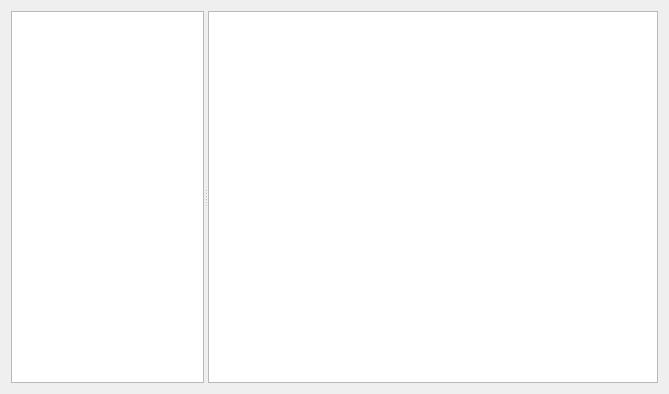
<?xml version="1.0" encoding="UTF-8"?>
<ui version="4.0">
 <class>RepoView</class>
 <widget class="QWidget" name="RepoView">
  <property name="geometry">
   <rect>
    <x>0</x>
    <y>0</y>
    <width>669</width>
    <height>394</height>
   </rect>
  </property>
  <property name="windowTitle">
   <string>Form</string>
  </property>
  <layout class="QGridLayout" name="gridLayout">
   <item row="0" column="0">
    <widget class="QSplitter" name="splitter">
     <property name="orientation">
      <enum>Qt::Horizontal</enum>
     </property>
     <widget class="QTreeView" name="treeRepoRefs">
      <property name="sizePolicy">
       <sizepolicy hsizetype="Expanding" vsizetype="Expanding">
        <horstretch>30</horstretch>
        <verstretch>0</verstretch>
       </sizepolicy>
      </property>
     </widget>
     <widget class="QTableView" name="tableCommits">
      <property name="sizePolicy">
       <sizepolicy hsizetype="Expanding" vsizetype="Expanding">
        <horstretch>70</horstretch>
        <verstretch>0</verstretch>
       </sizepolicy>
      </property>
      <property name="editTriggers">
       <set>QAbstractItemView::NoEditTriggers</set>
      </property>
      <property name="selectionBehavior">
       <enum>QAbstractItemView::SelectRows</enum>
      </property>
      <property name="verticalScrollMode">
       <enum>QAbstractItemView::ScrollPerPixel</enum>
      </property>
      <property name="horizontalScrollMode">
       <enum>QAbstractItemView::ScrollPerPixel</enum>
      </property>
      <property name="showGrid">
       <bool>true</bool>
      </property>
      <property name="gridStyle">
       <enum>Qt::DotLine</enum>
      </property>
      <property name="sortingEnabled">
       <bool>true</bool>
      </property>
      <property name="wordWrap">
       <bool>false</bool>
      </property>
      <attribute name="verticalHeaderVisible">
       <bool>false</bool>
      </attribute>
      <attribute name="verticalHeaderHighlightSections">
       <bool>false</bool>
      </attribute>
     </widget>
    </widget>
   </item>
  </layout>
 </widget>
 <resources/>
 <connections/>
</ui>
